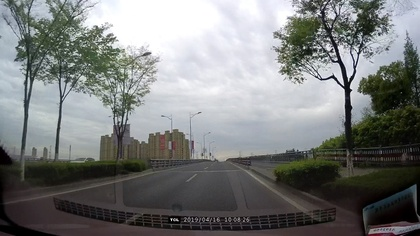
%> input picture test_1.jpg, 420 x 236 px, shrunk from 1920 x 1080 before the run
$ octave --eval "result = HSV_test(imread('test_1.jpg'));"   (GNU Octave 9; MATLAB toolbox functions it lacks are replaced by stand-ins)
%> lines starting %> are read from the running program, lines starting %| are printed output that depends on the picture; in (x1, y1, x2, y2) boxes, pixels count from 0 and x2, y2 are one past the last pixel; in counts of white or black regions, pixels touching at a corner belong together; the program's own positions count from 1
%> in HSV_test, `I_h = rgb2hsv(I);`: I_h: size 236x420x3 double; mean H, S, V 0.448, 0.148, 0.503
### get_mask.m
%MASK预处理
function  Iedge = get_mask (I)
    % [6 lines of commented-out code are left out]
    Ihsv=rgb2hsv(I); %色调、饱和度、明度提取法
    Iv=Ihsv(:,:,2);                    %提取饱和度空间
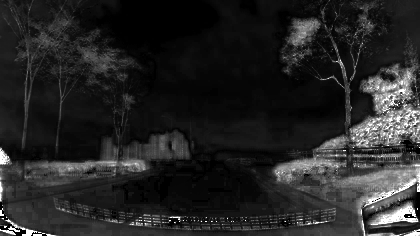
%> Iv: size 236x420 double; min 0, max 1, mean 0.148
    Ivl = Iv(:, :, :);
    Iedge=edge(Ivl,'Canny');    %边沿检测
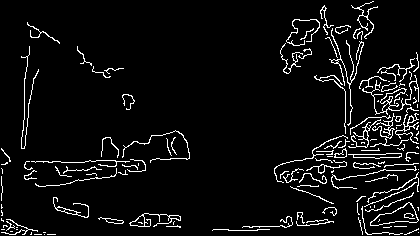
%> Iedge: size 236x420 logical; 5.9% white in thin lines or dots
    Iedge = imdilate(Iedge,ones(5)); %膨胀
%> Iedge: size 236x420 logical; 27.2% white; 11 white regions, largest, box (x1, y1, x2, y2) and area: (272, 0, 420, 236) 17269, (22, 128, 192, 189) 3746, (210, 210, 336, 233) 1132

    %形态学 滤波 填孔 开操作过滤颗粒
    Iedge = imfilter(Iedge, fspecial('gaussian',10,15), 'replicate', 'conv');
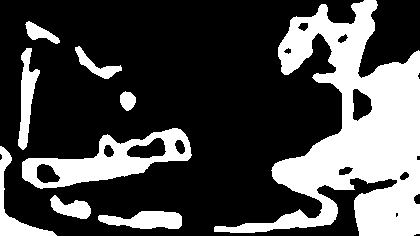
%> Iedge: size 236x420 logical; 29.3% white; 9 white regions, largest, box (x1, y1, x2, y2) and area: (214, 0, 420, 236) 20113, (22, 128, 192, 189) 4117, (98, 211, 182, 229) 1065
    Iedge = bwfill(Iedge, 'holes');
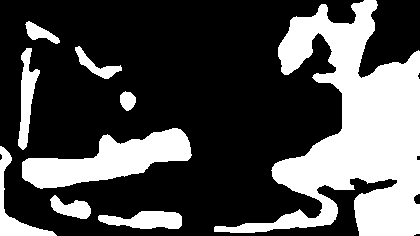
%> Iedge: size 236x420 logical; 31% white; 9 white regions, largest, box (x1, y1, x2, y2) and area: (214, 0, 420, 236) 20812, (22, 128, 192, 189) 5110, (98, 211, 182, 229) 1065
    SE = strel('square', 15);
    Iedge = imopen(Iedge, SE);
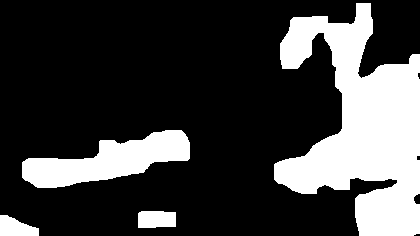
%> Iedge: size 236x420 logical; 25% white; 4 white regions, box (x1, y1, x2, y2) and area: (274, 3, 420, 236) 18543, (22, 130, 190, 188) 5013, (138, 211, 176, 228) 610, (0, 215, 39, 236) 578

    % [12 lines of commented-out code are left out]
end
%
% hold on
% %左方直线检测与绘制
% %得到霍夫空间
% [H1,T1,R1] = hough(Iedge,'Theta',20:0.1:60);
% % 输入二值图像BW，角度范围与步进（最大，[-90, 90)）,返回 H-霍夫空间，T-theta，R-p
% % 求极值点 输入霍夫空间和极值数量，返回极值的坐标
% Peaks1=houghpeaks(H1,peaks_num,'threshold',ceil(0.3*max(H1(:))));
% %得到线段信息 返回lines是一个包含图像中线段首末点、p、theta的结构体
% lines=houghlines(Iedge,T1,R1,Peaks1,'FillGap',50,'MinLength',7);
% %绘制线段
%  for k=1:length(lines)
%     xy=[lines(k).point1;lines(k).point2];
%     plot(xy(:,1),xy(:,2)+bias,'LineWidth',2,'Color','r');
%  end
%
%  %右方直线检测与绘制
% [H2,T2,R2] = hough(Iedge,'Theta',-60:0.1:-20);
% Peaks2=houghpeaks(H2,peaks_num,'threshold',ceil(0.3*max(H2(:))));
% lines2=houghlines(Iedge,T2,R2,Peaks2,'FillGap',50,'MinLength',7);
%
% for k=1:length(lines2)
%     xy1=[lines2(k).point1;lines2(k).point2];
%     plot(xy1(:,1),xy1(:,2)+bias,'LineWidth',2,'Color','b');
% end
%
% hold off

### HSV_test.m
function I_r = HSV_test(I)
    %clc;
    %I=imread('test_1.jpg');%读入图片
    I_h = rgb2hsv(I);
    Mask = get_mask (I);
    %figure,imshow(I);
    [height,width,~]=size(I);
%> height = 236; width = 420
    for i=1:height
        for j=1:width
            flag = Mask(i,j);
            %通过将h通道颜色值特定范围内饱和度设为0，保留范围外颜色值
            if  flag == 1
                %I_h(i,j,1)=0;
                I_h(i,j,2)=0;
                I_h(i,j,3)=0;
            end
        end
    end
%> I_h: size 236x420x3 double; mean H, S, V 0.448, 0.0665, 0.443
    I_r=hsv2rgb(I_h);
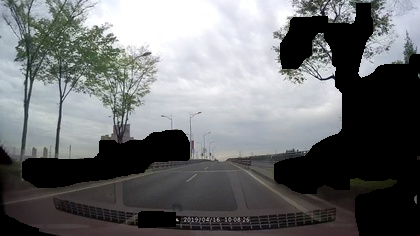
%> I_r: size 236x420x3 double; mean R, G, B 0.422, 0.429, 0.434
    h = size(I_r,1);
%> h = 236
%> `result = HSV_test(imread('test_1.jpg'));`:
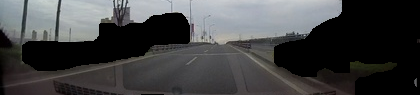
%> result: size 95x420x3 double; mean R, G, B 0.259, 0.261, 0.264
%     h = size(I_r,1);
    I_r = I_r(0.5*h:0.9*h, :, :);
    %figure, imshow(I_r);
end
% [16 lines of commented-out code are left out]

$ run again, on test_2.jpg
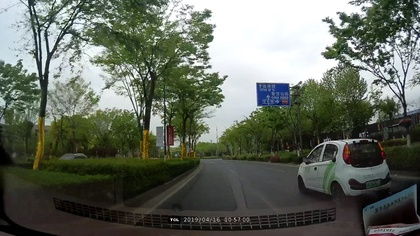
%> input picture test_2.jpg, 420 x 236 px, shrunk from 1920 x 1080 before the run
%> in get_mask, `Iedge=edge(Ivl,'Canny');`:
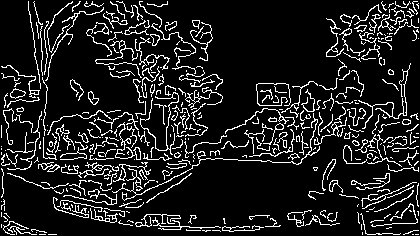
%> Iedge: size 236x420 logical; 12.3% white in thin lines or dots
%> `result = HSV_test(imread('test_1.jpg'));`:
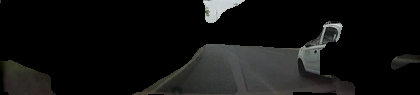
%> result: size 95x420x3 double; mean R, G, B 0.0688, 0.0695, 0.0668

$ run again, on test_3.jpg
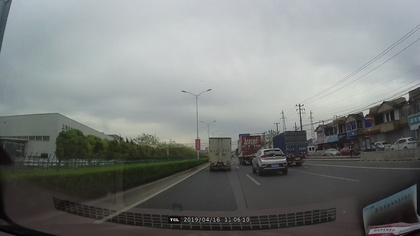
%> input picture test_3.jpg, 420 x 236 px, shrunk from 1920 x 1080 before the run
%> in get_mask, `Iedge=edge(Ivl,'Canny');`:
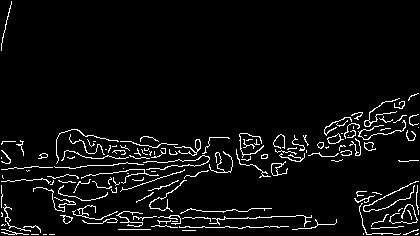
%> Iedge: size 236x420 logical; 5.1% white in thin lines or dots
%> `result = HSV_test(imread('test_1.jpg'));`:
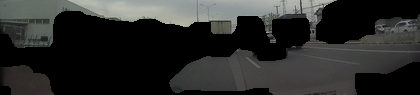
%> result: size 95x420x3 double; mean R, G, B 0.17, 0.174, 0.168
